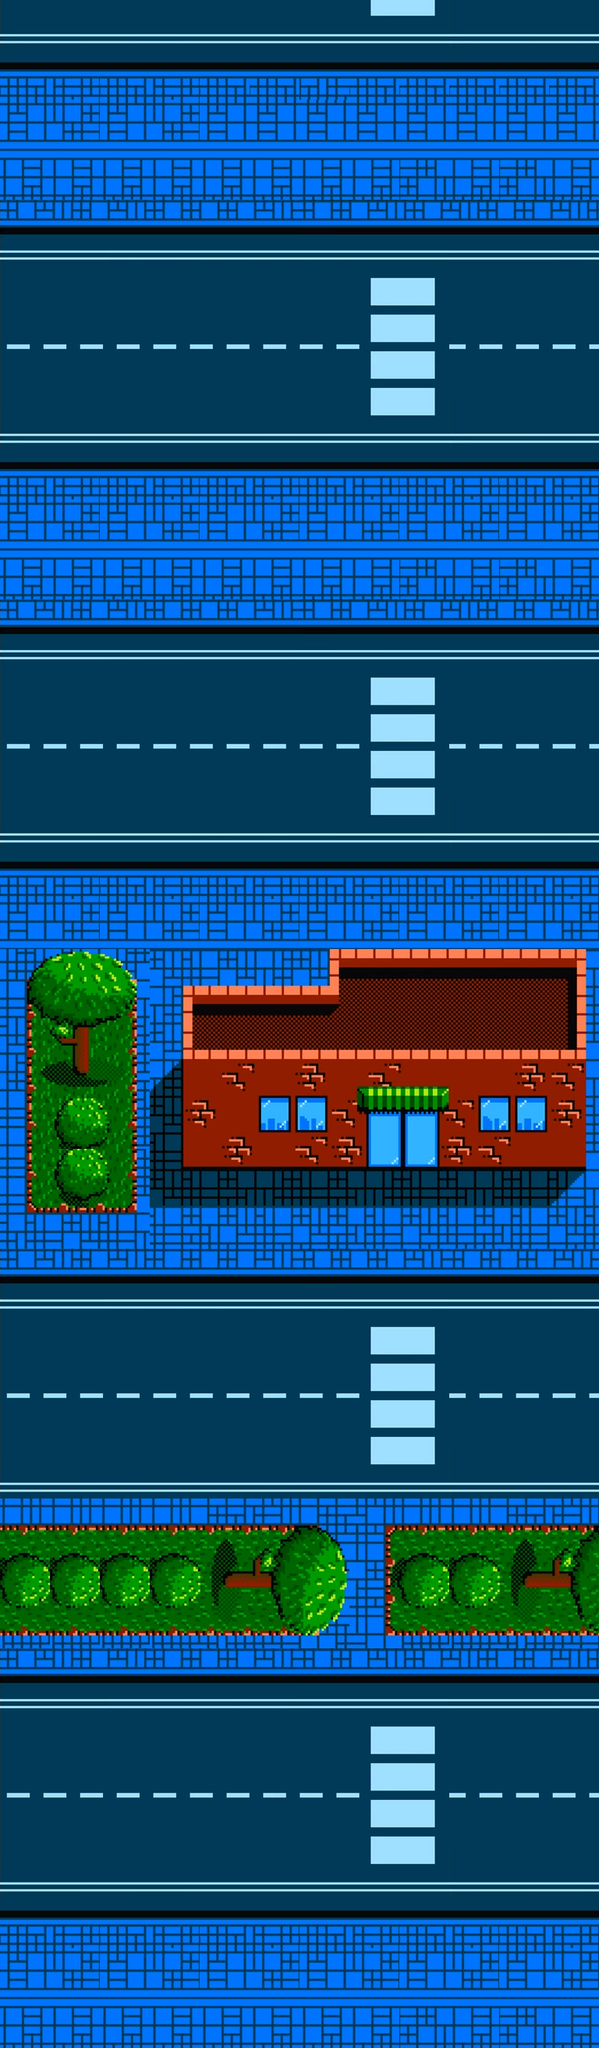

A level layout from a 2D game, rendered from its tile map. Below: a short description, then the map file with its tile-grid data intact:
An orthogonal 12x41 tile map with 64x64 px tiles, 1 tile layer (Tile Layer 1) and 18 objects (8x Collision, 4x left, 2x 1, 2x right, Player, ...).

<map version="1.0" tiledversion="2017.06.13" orientation="orthogonal" renderorder="right-down" width="12" height="41" tilewidth="64" tileheight="64" nextobjectid="31">
 <tileset firstgid="1" source="city.tsx" />
 <layer name="Tile Layer 1" width="12" height="41">
  <data encoding="csv">
436,437,438,439,440,441,442,443,444,436,437,438,
2684354806,2684354777,2684354806,2684354777,2684354806,2684354806,2684354748,2684354806,2684354806,2684354806,2684354806,2684354806,
2684354816,2684354787,2684354816,2684354787,2684354816,2684354816,2684354816,2684354816,2684354816,2684354816,2684354816,2684354816,
1610612992,1610612992,1610612992,1610612992,1610612992,1610612992,1610612992,1610612992,1610612963,1610612992,1610612963,1610612992,
320,321,322,323,324,325,334,335,336,337,338,339,
349,350,351,352,353,354,355,356,357,350,350,351,
378,379,380,381,382,383,384,385,386,379,380,381,
407,408,409,410,411,412,413,414,415,408,409,410,
436,437,438,439,440,441,442,443,444,436,437,438,
2684354806,2684354777,2684354806,2684354777,2684354806,2684354777,2684354806,2684354777,2684354806,2684354777,2684354806,2684354777,
2684354816,2684354787,2684354816,2684354787,2684354816,2684354787,2684354816,2684354787,2684354816,2684354787,2684354816,2684354787,
1610612992,1610612992,1610612992,1610612992,1610612992,1610612992,1610612992,1610612992,1610612963,1610612992,1610612963,1610612992,
320,321,322,323,324,325,334,335,336,337,338,339,
349,350,351,352,353,354,355,356,357,350,350,351,
378,379,380,381,382,383,384,385,386,379,380,381,
407,408,409,410,411,412,413,414,415,408,409,410,
436,437,438,439,440,441,442,443,444,436,437,438,
2684354806,2684354777,2684354806,2684354777,2684354806,2684354777,2684354806,2684354777,2684354806,2684354777,2684354806,2684354777,
2684354816,2684354787,2684354816,2684354787,2684354816,2684354787,2684354816,2684354787,2684354816,2684354787,2684354816,2684354787,
195,196,197,15,16,17,18,19,20,21,22,23,
224,225,226,44,45,46,47,48,49,50,51,52,
253,254,255,73,74,75,76,77,78,79,80,81,
282,283,284,102,103,104,105,106,107,108,109,110,
282,283,284,131,132,133,134,135,136,137,138,139,
311,312,313,160,161,162,163,164,165,166,167,168,
320,321,322,323,324,325,334,324,325,323,324,325,
349,350,351,352,353,354,355,356,357,350,350,351,
378,379,380,381,382,383,384,385,386,379,380,381,
407,408,409,410,411,412,413,414,415,408,409,410,
436,437,438,439,440,441,442,443,444,436,437,438,
2684354842,2684354842,2684354842,2684354842,2684354813,2684354784,2684354755,2684354871,2684354842,2684354842,2684354813,2684354784,
2684354843,2684354843,2684354843,2684354843,2684354814,2684354785,2684354756,2684354872,2684354843,2684354843,2684354814,2684354785,
2684354844,2684354844,2684354844,2684354844,2684354815,2684354786,2684354757,2684354873,2684354844,2684354844,2684354815,2684354786,
320,321,322,323,324,325,334,335,336,337,338,339,
349,350,351,352,353,354,355,356,357,350,350,351,
378,379,380,381,382,383,384,385,386,379,380,381,
407,408,409,410,411,412,413,414,415,408,409,410,
436,437,438,439,440,441,442,443,444,436,437,438,
2684354806,2684354777,2684354806,2684354777,2684354806,2684354777,2684354806,2684354777,2684354806,2684354777,2684354806,2684354777,
2684354816,2684354787,2684354816,2684354787,2684354816,2684354787,2684354816,2684354787,2684354816,2684354787,2684354816,2684354787,
1610612992,1610612992,1610612992,1610612992,1610612992,1610612992,1610612992,1610612992,1610612963,1610612992,1610612963,1610612992
</data>
 </layer>
 <objectgroup name="Objects">
  <object id="2" name="Player" x="320" y="2496" width="64" height="64" />
  <object id="8" name="Collision" x="-64" y="0" width="64" height="2624" />
  <object id="9" name="Collision" x="768" y="0" width="64" height="2624" />
  <object id="10" name="Collision" x="0" y="2624" width="768" height="64" />
  <object id="12" name="Recycle" x="576" y="2496" width="64" height="64" />
  <object id="15" name="Spawn" type="1" x="0" y="2112" width="768" height="320" />
  <object id="20" name="Spawn" type="1" x="0" y="1600" width="768" height="320" />
  <object id="25" name="Collision" x="0" y="1968" width="448" height="48" />
  <object id="26" name="Collision" x="240" y="1264" width="512" height="144" />
  <object id="27" name="Collision" x="416" y="1216" width="336" height="48" />
  <object id="28" name="Collision" x="0" y="-64" width="768" height="64" />
  <object id="29" name="Collision" x="528" y="1968" width="240" height="48" />
 </objectgroup>
 <objectgroup name="Vehicles" visible="0">
  <object id="16" name="Vehicle" type="right" x="-320" y="2176" width="64" height="64" />
  <object id="17" name="Vehicle" type="right" x="-320" y="2304" width="64" height="64" />
  <object id="21" name="Vehicle" type="left" x="1024" y="1664" width="64" height="64" />
  <object id="22" name="Vehicle" type="left" x="1024" y="1792" width="64" height="64" />
  <object id="23" name="Vehicle" type="left" x="1024" y="832" width="64" height="64" />
  <object id="24" name="Vehicle" type="left" x="1024" y="960" width="64" height="64" />
 </objectgroup>
</map>